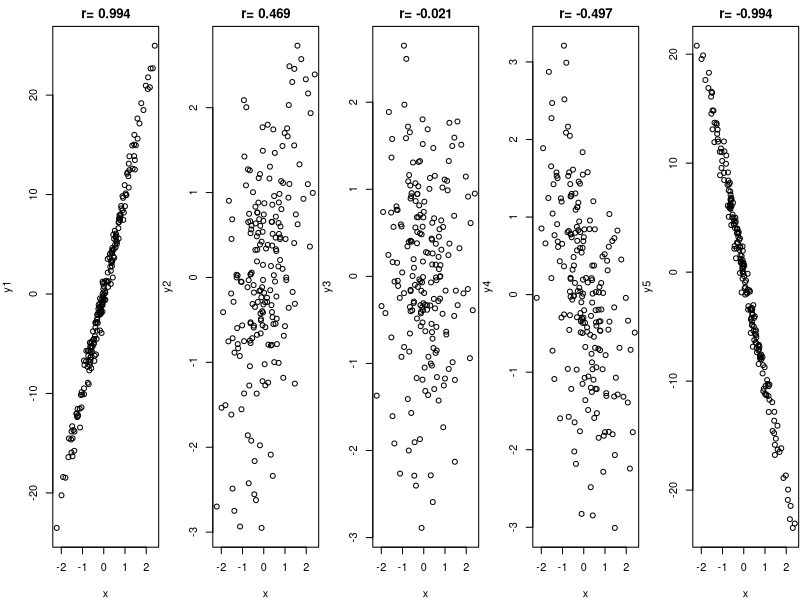

This chart was generated by the following R code:
pdf("images/chapter_8/corrLinear.pdf", width=9, height=2)
set.seed(1)
n <- 200
x <- rnorm(n)        # generate observations on the variable x
err <- rnorm(n)      # generate some random error
y1 <-   10 * x + err # y1 has a very strong positive association with x
y2 <-  0.6 * x + err # y2 has a positive association with x
y3 <-            err # y3 has no linear association with x
y4 <- -0.6 * x + err # y4 has a negative association with x
y5 <-  -10 * x + err # y5 has a very strong negative association with x
par(mfrow=c(1, 5), mar=c(4, 4, 2, 0.1))
plot(x, y1, main=paste("r=", round(cor(x, y1), digits=3)))
plot(x, y2, main=paste("r=", round(cor(x, y2), digits=3)))
plot(x, y3, main=paste("r=", round(cor(x, y3), digits=3)))
plot(x, y4, main=paste("r=", round(cor(x, y4), digits=3)))
plot(x, y5, main=paste("r=", round(cor(x, y5), digits=3)))
dev.off()
